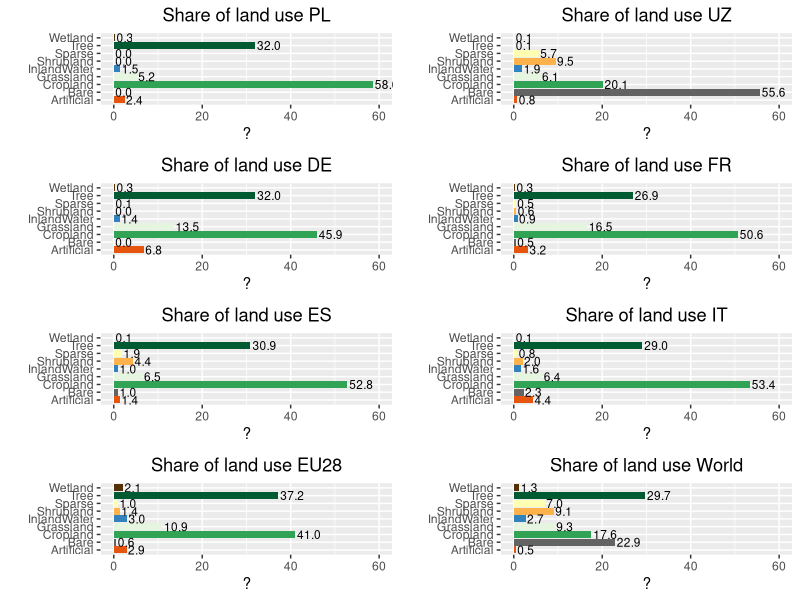

Reproduce this figure in R.
require(ggplot2)
library("dplyr")
library(RColorBrewer)
library(ggpubr)

## Bare;Cropland;Tree;Grassland;Shrubland;Sparse;Artificial;InlandWater;Wetland
##  1    2        3   4         5         6       7          8           9
mycolors <- c( '#e6550d', '#636363', '#31a354', '#e5f5e0', '#3182bd', '#feb24c', '#ffffb3', '#005a32', '#543005')



showBP <- function(country, cname) {

  p <- ggplot(d, aes(x = class, y=country, fill=class )) +
    geom_bar(stat="identity") +
    xlab(label="") + ylab(label="% ") +
    ##coord_cartesian(ylim = c(0, 60)) +
    scale_y_continuous(name="?", limits=c(0, 60)) +
    coord_flip()+ ggtitle(sprintf ("Share of land use %s", cname)) +
    theme(plot.title = element_text(hjust = 0.5)) +
    scale_fill_manual(values = mycolors) +
    geom_text(aes(label=sprintf ("%.1f", country)), hjust=-.08, color="black", size=3.0) +
    ###scale_color_discrete(guide=F) +
    theme(legend.position="none")

  return(p)
}


d <- read.csv("land_cover_2015_percent_byCountry.csv", sep = ';', dec = ".",  header=T, na.string="NA");

p1 <- showBP(d$Poland, 'PL');
p2 <- showBP(d$Uzbekistan, 'UZ');
p3 <- showBP(d$Germany, 'DE');
p4 <- showBP(d$France, 'FR');
p5 <- showBP(d$Spain, 'ES');
p6 <- showBP(d$Italy, 'IT');
p7 <- showBP(d$EU28, 'EU28');
p8 <- showBP(d$World, 'World');

ggarrange(p1, p2, p3,p4, p5, p6, p7, p8, ncol = 2, nrow = 4)

